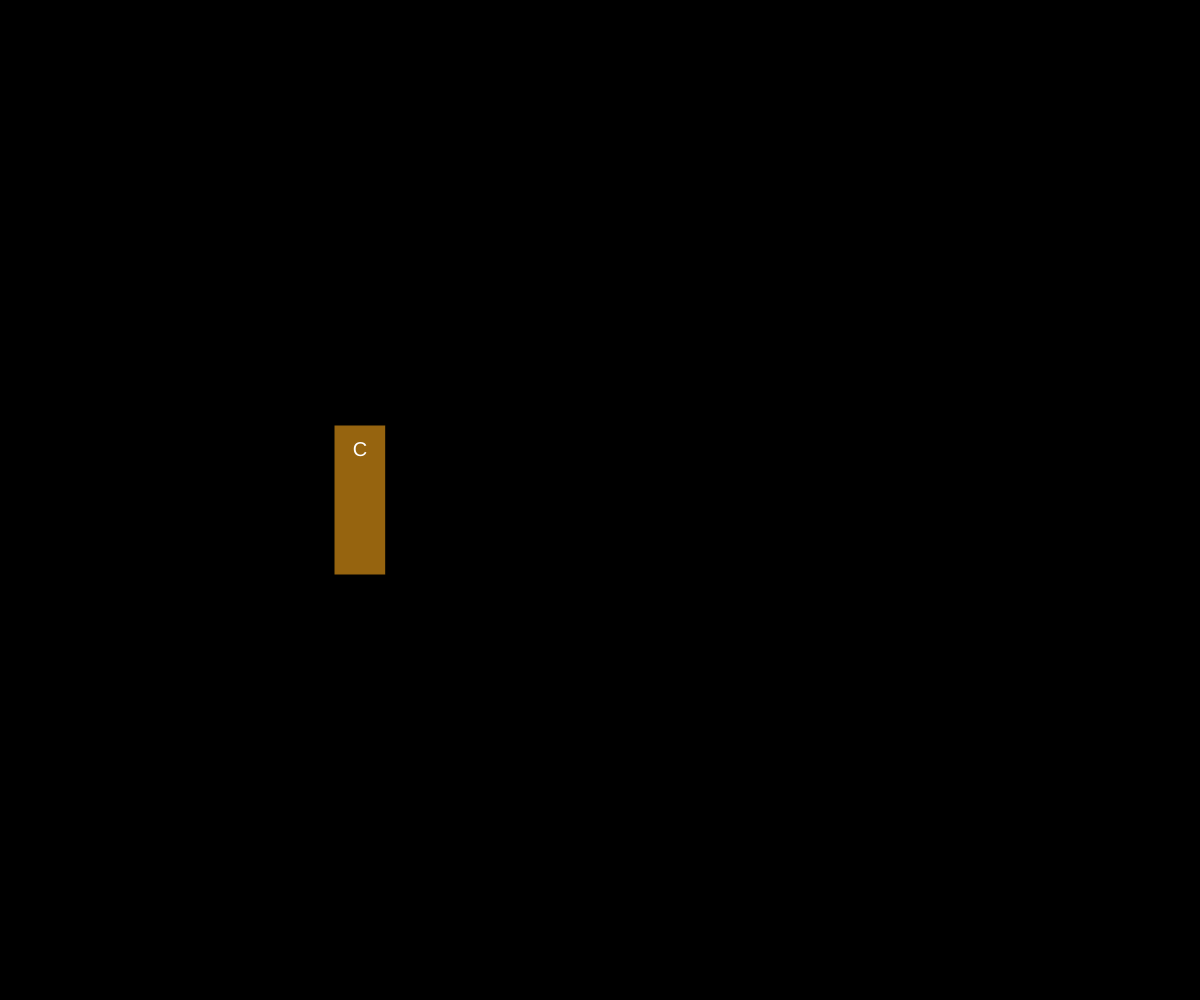
Frame 1 (no input)
Frame 60 (no input): identical to frame 1, image omitted
Frame 120 (the mouse pressed at the canvas centre since frame 60): identical to frame 1, image omitted

The p5.js sketch that drew this single still picture (run headless with seeded random() and noise() and a simulated clock; from frame 60 on, the mouse is pressed at the canvas centre):

// p5.js sketch
// ── sketch.js
// Classes and Objects (Books)
// Mr. Scott
// Oct 15, 2025

//Global Variables
let myBook;         //for testing one
let bookshelf = []; //for testing many

// use a loop and an array to generate
// 20+ skinnyish books, and display.
//
// "title and author can be the same for each"
// eg  bookshelf.push( new Book("a",""))

function setup() {
  createCanvas(windowWidth, windowHeight);
  //create single book
  myBook = new Book("CS30 Text", "Mr. Scott",
    1234567891011, "leatherbound",
    515, width * 0.3);

  // use a loop here to fill the array

}

function draw() {
  background(0);
  myBook.display();
}



// typically organize class to bottom
class Book{
  //1. constructor
  constructor(title, author, isbn, cover, pages, x){
    this.title = title;
    this.author = author;
    this.isbn = isbn;
    this.cover = cover;
     //"softcover", "hardcover", "leatherbound"
    this.pages = pages;
    this.x = x;
    this.pickedUp = false;
    //fields for pickup
    this.left; this.right; this.top; this.bottom;
    this.updateSides();
  }

  //2. class methods
  updateSides(){
    this.top = height/2 - 75;
    this.bottom = height/2 + 75;
    this.left = this.x - this.pages/20;
    this.right = this.x + this.pages/20;
  }

  mouseIsOver(){
    //return whether the mouse is hovering or not
    if(mouseX > this.left && mouseX < this.right){
      if(mouseY < this.bottom && mouseY > this.top){
        return true;
      }
    }
    return false;
  }

  display(){
    this.updateSides(); 
    //render our book object on the canvas
    rectMode(CENTER);  textAlign(CENTER,CENTER);
    textSize(20);

    //set fill color based on cover type
    switch (this.cover){
      case "softcover":
        fill(250, 200, 150);  break;
      case "hardcover":
        fill(120, 255, 255);  break;
      case "leatherbound":
        fill(150, 100, 15);  break;
    }  

    //now, draw the book elements
    push();
    translate(this.x, height/2);
    if(this.mouseIsOver()){
      scale(1.1);
    }
    rect(0,0,this.pages / 10, 150);
    fill(255);
    text(this.title[0], 0, - 50);
    pop();
  }
}
